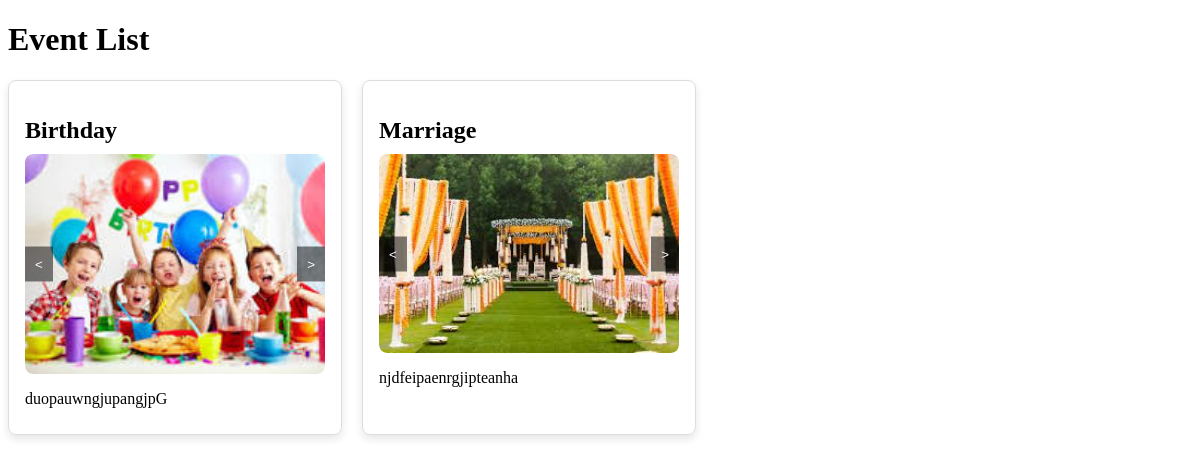
The app's page /event_list with its own data.
### myapp/models.py (models this page shows, shortened)
class Event(models.Model):
    title = models.CharField(max_length=200)
    description = models.TextField()

class EventImage(models.Model):
    event = models.ForeignKey(Event, on_delete=models.CASCADE, related_name='images')
    image = models.ImageField(upload_to='events/',blank=True, null=True)

### myapp/views.py (the view)
# urls.py: path('event_list', event_list, name='event_list'),
def event_list(request):
    events = Event.objects.all()
    return render(request, 'eventlist.html', {'events': events})

### templates/eventlist.html (shortened to what this page needs)
<!DOCTYPE html>
<html lang="en">
<head>
</head>
<body>
    <h1>Event List</h1>
    <div class="event-container">
        {% for event in events %}
        <div class="event-card">
            <h2 class="event-title">{{ event.title }}</h2>
            <div class="slider" id="slider-{{ event.id }}">
                <div class="slides">
                    {% for image in event.images.all %}
                    <div class="slide">
                        <img src="{{ image.image.url }}" alt="Event Image">
                    </div>
                    {% endfor %}
                </div>
                <div class="nav-buttons">
                    <button onclick="prevSlide({{ event.id }})">&lt;</button>
                    <button onclick="nextSlide({{ event.id }})">&gt;</button>
                </div>
            </div>
            <p class="event-description">{{ event.description }}</p>
        </div>
        {% endfor %}
    </div>
</body>
</html>

### templates/eventlist.html (style rules this page uses)
.event-container { display: flex; flex-wrap: wrap; gap: 20px; }
.event-card { border: 1px solid #ddd; border-radius: 8px; padding: 16px; width: 300px; box-shadow: 0 4px 8px rgba(0, 0, 0, 0.1); }
.event-title { font-size: 1.5em; margin-bottom: 10px; }
.event-description { margin-bottom: 10px; }
.slider { position: relative; width: 100%; overflow: hidden; border-radius: 8px; }
.slides { display: flex; transition: transform 0.5s ease-in-out; }
.slide { min-width: 100%; box-sizing: border-box; }
.slider img { width: 100%; display: block; border-radius: 8px; }
.nav-buttons { position: absolute; top: 50%; width: 100%; display: flex; justify-content: space-between; transform: translateY(-50%); }
.nav-buttons button { background-color: rgba(0, 0, 0, 0.5); color: white; border: none; padding: 10px; cursor: pointer; }

### records on screen
Event: title "Birthday", description "duopauwngjupangjpG"
EventImage: image (picture)
Event: title "Marriage", description "njdfeipaenrgjipteanha"
EventImage: image (picture)
